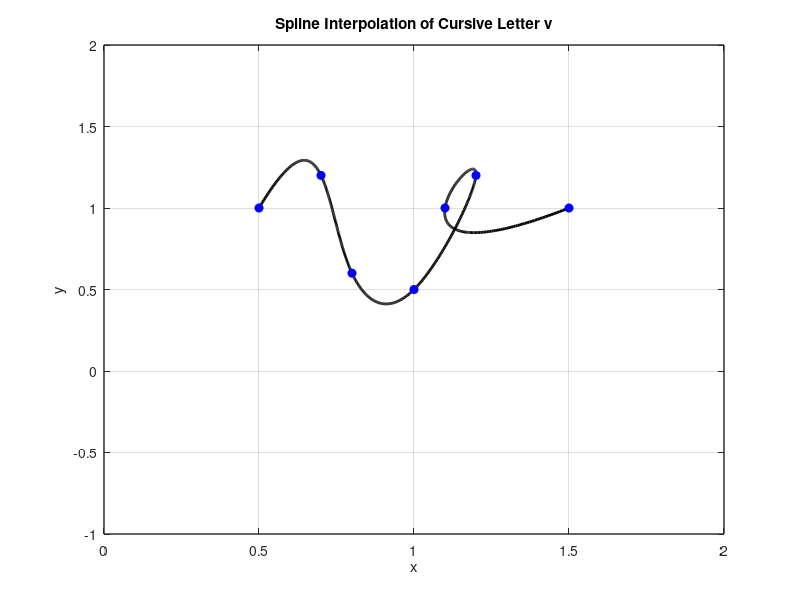

This chart was generated by the following MATLAB code:
x = [0.5 0.7 0.8 1 1.2 1.1 1.5];
y = [1 1.2 0.6 0.5 1.2 1 1];

n = length(x);
t = 0:n-1; % Parametric coordinate t
tt = 0:0.01:n-1; % More dense coordinate tt for spline interpolation

% Compute spline interpolation
xx = spline(t, x, tt);
yy = spline(t, y, tt);

% Plot settings
figure(1)
plot(xx, yy, 'k', 'LineWidth', 2) % plot spline
hold on
plot(x, y, 'bo', 'MarkerFaceColor', 'b') % plot data points
axis([0 2 -1 2])
grid on
title('Spline Interpolation of Cursive Letter v')
xlabel('x')
ylabel('y')
set(gca, 'FontSize', 10, 'LineWidth', 1)
grid on
